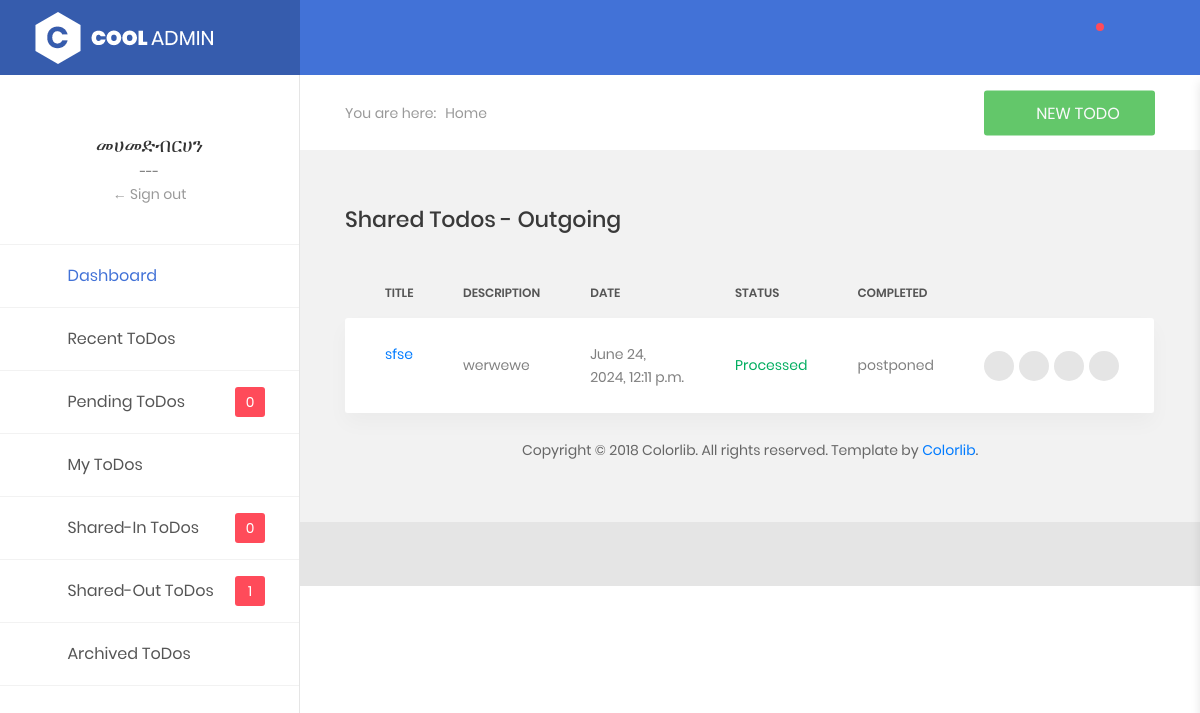
Screenshot of /todos/shared-out/ (signed in) with the database file from the repository.
### app_todo/models.py (models this page shows, shortened)
class Todo(models.Model):
    user = models.ForeignKey(User, on_delete=models.SET_NULL, null=True, blank=True, related_name='todos')
    title = models.CharField(max_length=50)
    body = models.CharField(max_length=250)
    attachments = models.CharField(max_length=250)
    expires_at = models.DateTimeField(auto_now=True)
    shared_with = models.ManyToManyField(User, blank=True, related_name='shared_todos')
    created_at = models.DateTimeField(auto_now_add=True)
    updated_at = models.DateTimeField(auto_now=True)

### app_todo/views.py (the view)
# urls.py: path('todos/shared-out/', views.todos_shared_out, name='todos.shared_out'),
@login_required(login_url="/login/")
def todos_shared_out(request):
    context ={}
    context["dataset"] = Todo.objects.filter(~Q(shared_with=request.user)) & Todo.objects.filter(shared_with__isnull=False)
    return render(request, "todo/todos-shared-out.html", context)

### app_todo/templates/todo/todos-shared-out.html (shortened to what this page needs)
{% extends 'layout.html' %}
{% block content %}
<div class="row">
    <div class="col-md-12">
        <h3 class="title-5 m-b-35">Shared Todos - Outgoing</h3>
        <div class="table-responsive table-responsive-data2">
            <table class="table table-data2">
                <thead>
                    <tr>
                        <th>title</th>
                        <th>description</th>
                        <th>date</th>
                        <th>status</th>
                        <th>completed</th>
                        <th></th>
                    </tr>
                </thead>
                <tbody>
                    {% for i in dataset %}
                    <tr class="tr-shadow">
                        <td><a href="{% url 'todos.detail' i.id %}">{{ i.title }}</a></td>
                        <td>{{ i.body }}</td>
                        <td>{{ i.created_at }}</td>
                        <td>
                            <span class="status--process">Processed</span>
                        </td>
                        <td>postponed</td>
                        <td>
                            <div class="table-data-feature">
                                <a href="{% url 'todos.share' i.id %}" class="item" data-toggle="tooltip" data-placement="top" title="" data-original-title="Send">
                                    <i class="zmdi zmdi-mail-send"></i>
                                </a>
                                <a href="{% url 'todos.update' i.id %}" class="item" data-toggle="tooltip" data-placement="top" title="" data-original-title="Edit">
                                    <i class="zmdi zmdi-edit"></i>
                                </a>
                                <a href="{% url 'todos.delete' i.id %}" class="item" data-toggle="tooltip" data-placement="top" title="" data-original-title="Delete">
                                    <i class="zmdi zmdi-delete"></i>
                                </a>
                                <button class="item" data-toggle="tooltip" data-placement="top" title="" data-original-title="More">
                                    <i class="zmdi zmdi-more"></i>
                                </button>
                            </div>
                        </td>
                    </tr>
                    <tr class="spacer"></tr>
                    {% endfor %}
                  </tbody>
            </table>
        </div>
    </div>
</div>
{% endblock %}

### app_todo/templates/layout.html (shortened to what this page needs)
{% load static %}
<!DOCTYPE html>
<html lang="en">
<head>
    <link href="{% static 'css/font-face.css' %}" rel="stylesheet" media="all">
    <link href="{% static 'vendor/font-awesome-4.7/css/font-awesome.min.css' %}" rel="stylesheet" media="all">
    <link href="{% static 'vendor/font-awesome-5/css/fontawesome-all.min.css' %}" rel="stylesheet" media="all">
    <link href="{% static 'vendor/mdi-font/css/material-design-iconic-font.min.css' %}" rel="stylesheet" media="all">
    <link href=" {% static 'vendor/bootstrap-4.1/bootstrap.min.css' %}" rel="stylesheet" media="all">
    <link href=" {% static 'vendor/animsition/animsition.min.css' %}" rel="stylesheet" media="all">
    <link href=" {% static 'vendor/bootstrap-progressbar/bootstrap-progressbar-3.3.4.min.css' %}" rel="stylesheet" media="all">
    <link href=" {% static 'vendor/wow/animate.css' %}" rel="stylesheet" media="all">
    <link href=" {% static 'vendor/css-hamburgers/hamburgers.min.css' %}" rel="stylesheet" media="all">
    <link href=" {% static 'vendor/slick/slick.css' %}" rel="stylesheet" media="all">
    <link href=" {% static 'vendor/select2/select2.min.css' %}" rel="stylesheet" media="all">
    <link href=" {% static 'vendor/perfect-scrollbar/perfect-scrollbar.css' %}" rel="stylesheet" media="all">
    <link href=" {% static 'vendor/vector-map/jqvmap.min.css' %}" rel="stylesheet" media="all">
    <link href="{% static 'css/theme.css' %}" rel="stylesheet" media="all">
</head>
<body class="animsition">
    <div class="page-wrapper">
        <aside class="menu-sidebar2">
            <div class="logo">
                <a href="#">
                    <img src="{% static 'images/icon/logo-white.png' %}" alt="Cool Admin" />
                </a>
            </div>
            <div class="menu-sidebar2__content js-scrollbar1">
                <div class="account2">
                    <h4 class="name">
                        {% if user.is_authenticated %}
                        {{ user.get_short_name }}
                    {% else %}
                        Please log in.
                    {% endif %}
                </h4>
                    <small>---</small>
                    <a href="/logout/">&larr; Sign out</a>
                </div>
                <nav class="navbar-sidebar2">
                    <ul class="list-unstyled navbar__list">
                        <li class="active">
                            <a class="js-arrow" href="/home/">
                                <i class="fas fa-tachometer-alt"></i>Dashboard</a>
                        </li>
                        <li>
                            <a href="{% url 'todos.recent' %}">
                                <i class="fas fa-shopping-basket"></i>Recent ToDos</a>
                        </li>
                        <li>
                            <a href="#">
                                <i class="fas fa-chart-bar"></i>Pending ToDos</a>
                                <span class="inbox-num" id="pending_badge">0</span>
                        </li>
                        <li>
                            <a href="{% url 'todos.mine' %}">
                                <i class="fas fa-shopping-basket"></i>My ToDos</a>
                        </li>
                        <li>
                            <a href="{% url 'todos.shared_in' %}">
                                <i class="fas fa-chart-bar"></i>Shared-In ToDos</a>
                            <span class="inbox-num" id="shared_in_badge">0</span>
                        </li>
                        <li>
                            <a href="{% url 'todos.shared_out' %}">
                                <i class="fas fa-chart-bar"></i>Shared-Out ToDos</a>
                                <span class="inbox-num" id="shared_out_badge">0</span>
                        </li>
                        <li>
                            <a href="#">
                                <i class="fas fa-shopping-basket"></i>Archived ToDos</a>
                        </li>
                    </ul>
                    <br/>
                </nav>
            </div>
        </aside>
        <div class="page-container2">
            <header class="header-desktop2">
                <div class="section__content section__content--p30">
                    <div class="container-fluid">
                        <div class="header-wrap2">
                            <div class="header-button2">
                                <div class="header-button-item js-item-menu">
                                    <i class="zmdi zmdi-search"></i>
                                </div>
                                <div class="header-button-item has-noti js-item-menu">
                                    <i class="zmdi zmdi-notifications"></i>
                                </div>
                                <div class="header-button-item mr-0 js-sidebar-btn">
                                    <i class="zmdi zmdi-menu"></i>
                                </div>
                            </div>
                        </div>
                    </div>
                </div>
            </header>
            <section class="au-breadcrumb m-t-75">
                <div class="section__content section__content--p30">
                    <div class="container-fluid">
                        <div class="row">
                            <div class="col-md-12">
                                <div class="au-breadcrumb-content">
                                    <div class="au-breadcrumb-left">
                                        <span class="au-breadcrumb-span">You are here:</span>
                                        <ul class="list-unstyled list-inline au-breadcrumb__list">
                                            <li class="list-inline-item active">
                                                <a href="#">Home</a>
                                            </li>
                                        </ul>
                                    </div>
                                    <a href="{% url 'todos.create' %}" class="au-btn au-btn-icon au-btn--green text-light">
                                        <i class="zmdi zmdi-plus"></i>New ToDo
                                    </a>
                                </div>
                            </div>
                        </div>
                    </div>
                </div>
            </section>
            <section class="statistic">
                <div class="section__content section__content--p30">
                    <div class="container-fluid">
                        <div class="row">
                            <div class="col">
                          {% block content %}
                            {% endblock %}
                        </div>
                    </div>
                    </div>
                </div>
            </section>
            <section>
                <div class="container-fluid">
                    <div class="row">
                        <div class="col-md-12">
                            <div class="copyright">
                                <p>Copyright © 2018 Colorlib. All rights reserved. Template by <a href="https://colorlib.com">Colorlib</a>.</p>
                            </div>
                        </div>
                    </div>
                </div>
            </section>
        </div>
    </div>
</body>
</html>

### rows the page displays
Todo: title "sfse", body "werwewe", created_at "June 24, 2024, 12:11 p.m."

### other values shown
{{ user.get_short_name }} "መሀመድብርሀን"
